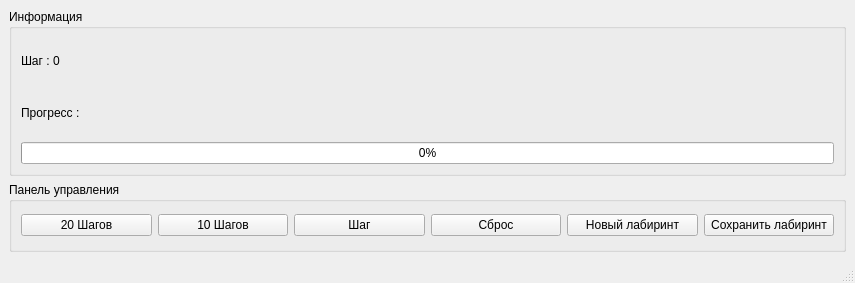
<?xml version="1.0" encoding="UTF-8"?>
<ui version="4.0">
 <class>MainWindow</class>
 <widget class="QMainWindow" name="MainWindow">
  <property name="geometry">
   <rect>
    <x>0</x>
    <y>0</y>
    <width>855</width>
    <height>283</height>
   </rect>
  </property>
  <property name="windowTitle">
   <string>Главное окно</string>
  </property>
  <widget class="QWidget" name="centralwidget">
   <layout class="QVBoxLayout" name="verticalLayout">
    <item>
     <widget class="QGroupBox" name="InfoBox">
      <property name="title">
       <string>Информация</string>
      </property>
      <layout class="QVBoxLayout" name="verticalLayout_2">
       <item>
        <widget class="QLabel" name="StepLabel">
         <property name="text">
          <string>Шаг : 0</string>
         </property>
        </widget>
       </item>
       <item>
        <widget class="QLabel" name="ProgressLabel">
         <property name="text">
          <string>Прогресс :</string>
         </property>
        </widget>
       </item>
       <item>
        <widget class="QProgressBar" name="ProgressBar">
         <property name="value">
          <number>0</number>
         </property>
        </widget>
       </item>
      </layout>
     </widget>
    </item>
    <item>
     <widget class="QGroupBox" name="ControlBox">
      <property name="maximumSize">
       <size>
        <width>16777215</width>
        <height>70</height>
       </size>
      </property>
      <property name="title">
       <string>Панель управления</string>
      </property>
      <layout class="QHBoxLayout" name="horizontalLayout">
       <item>
        <widget class="QPushButton" name="Step20Btn">
         <property name="text">
          <string>20 Шагов</string>
         </property>
        </widget>
       </item>
       <item>
        <widget class="QPushButton" name="Step10Btn">
         <property name="text">
          <string>10 Шагов</string>
         </property>
        </widget>
       </item>
       <item>
        <widget class="QPushButton" name="StepBtn">
         <property name="text">
          <string>Шаг</string>
         </property>
        </widget>
       </item>
       <item>
        <widget class="QPushButton" name="ResetBtn">
         <property name="text">
          <string>Сброс</string>
         </property>
        </widget>
       </item>
       <item>
        <widget class="QPushButton" name="NewMazeBtn">
         <property name="text">
          <string>Новый лабиринт</string>
         </property>
        </widget>
       </item>
       <item>
        <widget class="QPushButton" name="SaveBtn">
         <property name="text">
          <string>Сохранить лабиринт</string>
         </property>
        </widget>
       </item>
      </layout>
     </widget>
    </item>
   </layout>
  </widget>
  <widget class="QStatusBar" name="statusbar"/>
 </widget>
 <resources/>
 <connections/>
</ui>
